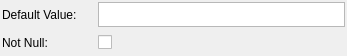
<?xml version="1.0" encoding="UTF-8"?>
<ui version="4.0">
 <class>ColunaWidget</class>
 <widget class="QWidget" name="ColunaWidget">
  <property name="geometry">
   <rect>
    <x>0</x>
    <y>0</y>
    <width>347</width>
    <height>56</height>
   </rect>
  </property>
  <property name="windowTitle">
   <string>Form</string>
  </property>
  <layout class="QGridLayout" name="coluna_grid">
   <property name="margin">
    <number>2</number>
   </property>
   <property name="spacing">
    <number>6</number>
   </property>
   <item row="0" column="0">
    <widget class="QLabel" name="valorpadrao_lbl">
     <property name="minimumSize">
      <size>
       <width>90</width>
       <height>0</height>
      </size>
     </property>
     <property name="maximumSize">
      <size>
       <width>75</width>
       <height>16777215</height>
      </size>
     </property>
     <property name="text">
      <string>Default Value:</string>
     </property>
    </widget>
   </item>
   <item row="0" column="1" colspan="2">
    <widget class="QTextEdit" name="valor_padrao_txt">
     <property name="maximumSize">
      <size>
       <width>16777215</width>
       <height>25</height>
      </size>
     </property>
     <property name="frameShadow">
      <enum>QFrame::Sunken</enum>
     </property>
     <property name="lineWidth">
      <number>1</number>
     </property>
     <property name="midLineWidth">
      <number>0</number>
     </property>
     <property name="verticalScrollBarPolicy">
      <enum>Qt::ScrollBarAlwaysOff</enum>
     </property>
     <property name="horizontalScrollBarPolicy">
      <enum>Qt::ScrollBarAlwaysOff</enum>
     </property>
     <property name="undoRedoEnabled">
      <bool>false</bool>
     </property>
     <property name="readOnly">
      <bool>false</bool>
     </property>
     <property name="textInteractionFlags">
      <set>Qt::TextEditorInteraction</set>
     </property>
    </widget>
   </item>
   <item row="1" column="0">
    <widget class="QLabel" name="label">
     <property name="text">
      <string>Not Null:</string>
     </property>
    </widget>
   </item>
   <item row="1" column="1">
    <widget class="QCheckBox" name="nao_nulo_chk">
     <property name="text">
      <string/>
     </property>
    </widget>
   </item>
   <item row="1" column="2">
    <spacer name="horizontalSpacer">
     <property name="orientation">
      <enum>Qt::Horizontal</enum>
     </property>
     <property name="sizeHint" stdset="0">
      <size>
       <width>240</width>
       <height>20</height>
      </size>
     </property>
    </spacer>
   </item>
  </layout>
 </widget>
 <resources/>
 <connections/>
</ui>
